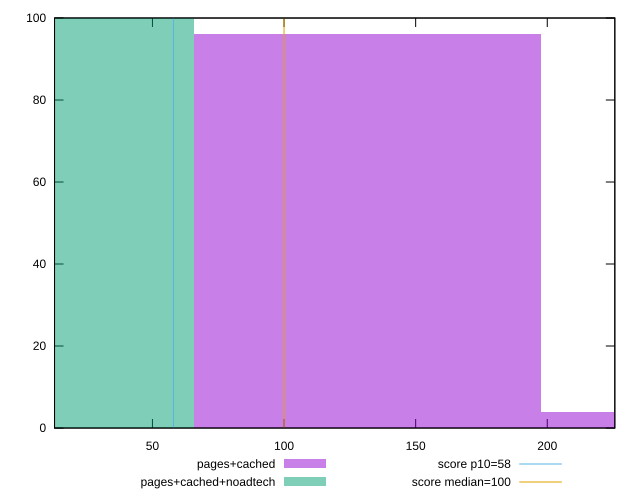

Write gnuplot code to recreate this figure.
reset

$pagesCached <<EOF
131.7855719836798 96
263.5711439673596 4
EOF

$pagesCachedNoadtech <<EOF
0 100
EOF

set key outside below
set boxwidth 131.7855719836798
set xrange [12.8:225.66666666666669]
set yrange [0:100]
set trange [0:100]
set style fill transparent solid 0.5 noborder

set parametric
set terminal svg size 640, 500 enhanced background rgb 'white'
set output "report_00021_2021-02-20T09:16:39.615Z/estimated-input-latency/comparison/histogram/1_vs_2.svg"

plot $pagesCached title "pages+cached" with boxes, \
     $pagesCachedNoadtech title "pages+cached+noadtech" with boxes, \
     58,t title "score p10=58", \
     100,t title "score median=100"

reset
